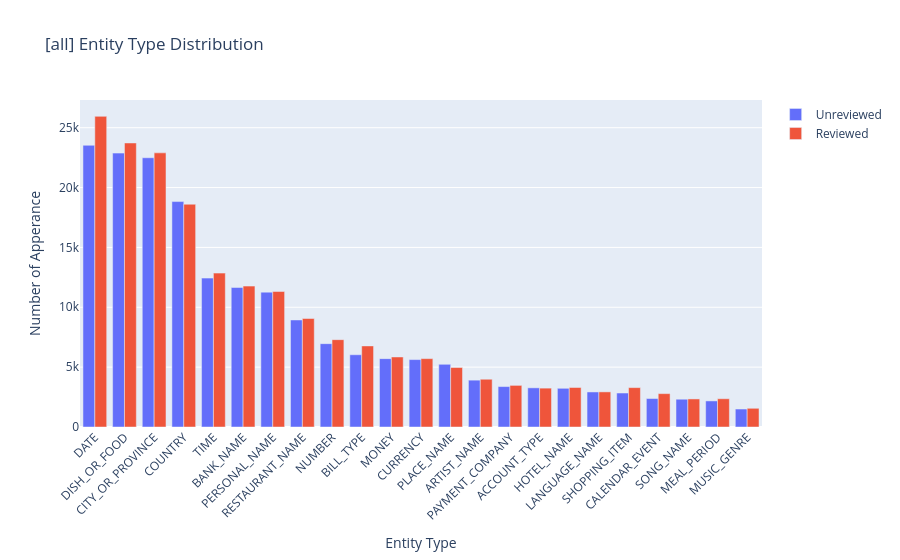
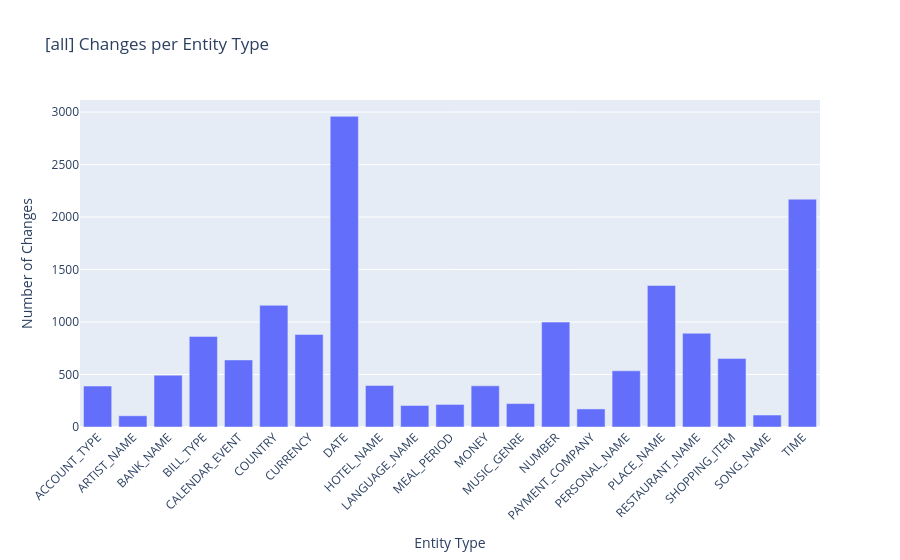
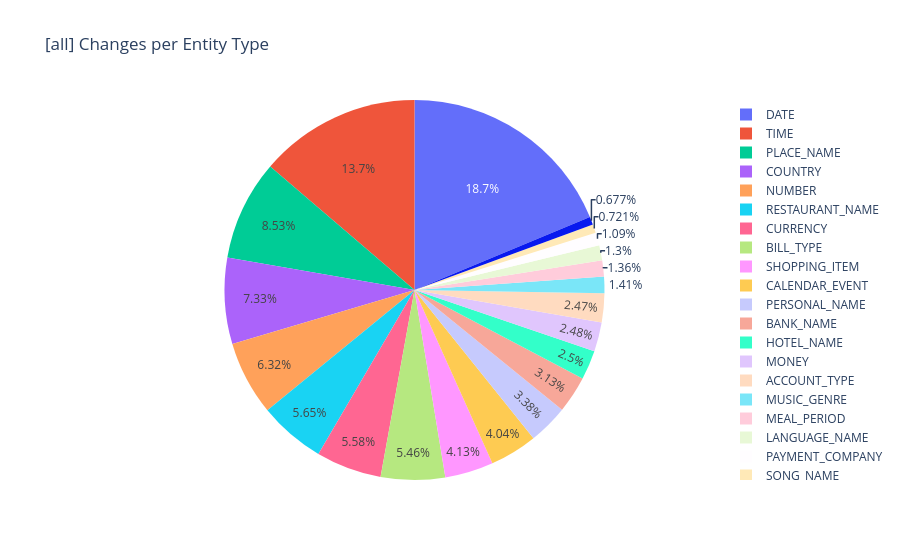
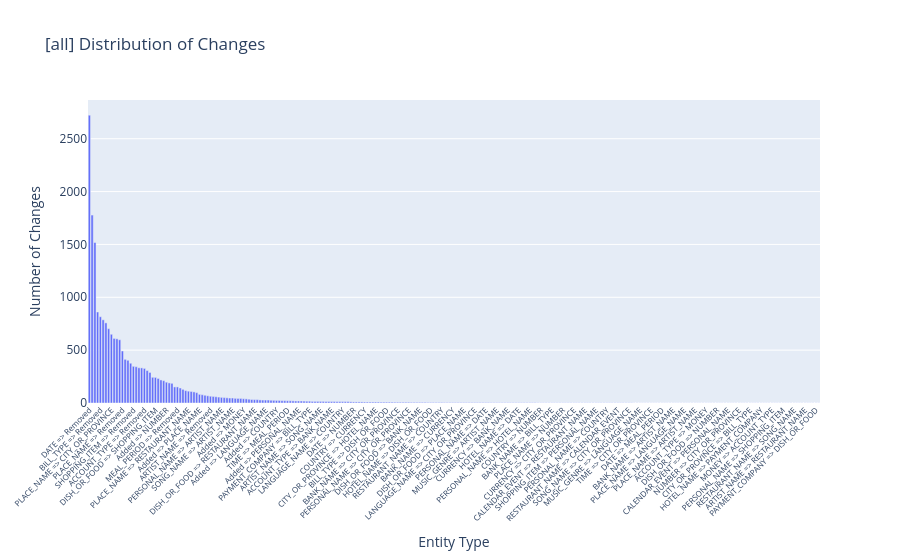

The code cell stored with these charts, in order, in its notebook:
### Markdown cell above
### Entity Analysis

### Code cell
import plotly.io as pio

pio.renderers.default = "jupyterlab+png"

from mlds.analysis_data import version_compare
from mlds.data_loader import LANGUAGES


combined_unreviewed = []
combined_reviewed = []
for lan in sorted(LANGUAGES):
    unreviewed = entity_manager.load_data(lan, reviewed=False, merged=True)
    reviewed = entity_manager.load_data(lan, reviewed=True, merged=True)

    combined_unreviewed.extend(unreviewed)
    combined_reviewed.extend(reviewed)

result = version_compare(
    combined_unreviewed, combined_reviewed, prefix="[" + "all" + "]\t", merged=True
)
result = version_compare(
    combined_unreviewed, combined_reviewed, majority=True, prefix="[" + "all" + "]\t", merged=True
)

### Figure 1 — Plotly figure (JSON) as saved in the notebook; plotly's stock layout.template omitted (floating-point values rounded to 4 significant figures)
{"data": [{"name": "Unreviewed", "type": "bar", "x": ["DATE", "DISH_OR_FOOD", "CITY_OR_PROVINCE", "COUNTRY", "TIME", "BANK_NAME", "PERSONAL_NAME", "RESTAURANT_NAME", "NUMBER", "BILL_TYPE", "MONEY", "CURRENCY", "PLACE_NAME", "ARTIST_NAME", "PAYMENT_COMPANY", "ACCOUNT_TYPE", "HOTEL_NAME", "LANGUAGE_NAME", "SHOPPING_ITEM", "CALENDAR_EVENT", "SONG_NAME", "MEAL_PERIOD", "MUSIC_GENRE"], "y": [23529, 22876, 22488, 18829, 12436, 11649, 11265, 8939, 6960, 6034, 5710, 5630, 5238, 3913, 3377, 3271, 3232, 2927, 2838, 2377, 2320, 2178, 1501]}, {"name": "Reviewed", "type": "bar", "x": ["DATE", "DISH_OR_FOOD", "CITY_OR_PROVINCE", "COUNTRY", "TIME", "BANK_NAME", "PERSONAL_NAME", "RESTAURANT_NAME", "NUMBER", "BILL_TYPE", "MONEY", "CURRENCY", "PLACE_NAME", "ARTIST_NAME", "PAYMENT_COMPANY", "HOTEL_NAME", "SHOPPING_ITEM", "ACCOUNT_TYPE", "LANGUAGE_NAME", "CALENDAR_EVENT", "MEAL_PERIOD", "SONG_NAME", "MUSIC_GENRE"], "y": [25947, 23723, 22897, 18608, 12853, 11768, 11316, 9062, 7295, 6772, 5848, 5711, 4968, 3989, 3476, 3300, 3289, 3247, 2933, 2787, 2360, 2344, 1563]}], "layout": {"title": {"text": "[all]\tEntity Type Distribution"}, "xaxis": {"tickangle": -45, "title": {"text": "Entity Type"}}, "yaxis": {"title": {"text": "Number of Apperance"}}}}

### Figure 2 — Plotly figure (JSON) as saved in the notebook; plotly's stock layout.template omitted (floating-point values rounded to 4 significant figures)
{"data": [{"type": "bar", "x": ["ACCOUNT_TYPE", "ARTIST_NAME", "BANK_NAME", "BILL_TYPE", "CALENDAR_EVENT", "COUNTRY", "CURRENCY", "DATE", "HOTEL_NAME", "LANGUAGE_NAME", "MEAL_PERIOD", "MONEY", "MUSIC_GENRE", "NUMBER", "PAYMENT_COMPANY", "PERSONAL_NAME", "PLACE_NAME", "RESTAURANT_NAME", "SHOPPING_ITEM", "SONG_NAME", "TIME"], "y": [390, 107, 494, 863, 639, 1159, 882, 2959, 395, 205, 215, 392, 223, 999, 172, 535, 1348, 893, 652, 114, 2170]}], "layout": {"title": {"text": "[all]\tChanges per Entity Type"}, "xaxis": {"tickangle": -45, "title": {"text": "Entity Type"}}, "yaxis": {"title": {"text": "Number of Changes"}}}}

### Figure 3 — Plotly figure (JSON) as saved in the notebook; plotly's stock layout.template omitted (floating-point values rounded to 4 significant figures)
{"data": [{"labels": ["ACCOUNT_TYPE", "ARTIST_NAME", "BANK_NAME", "BILL_TYPE", "CALENDAR_EVENT", "COUNTRY", "CURRENCY", "DATE", "HOTEL_NAME", "LANGUAGE_NAME", "MEAL_PERIOD", "MONEY", "MUSIC_GENRE", "NUMBER", "PAYMENT_COMPANY", "PERSONAL_NAME", "PLACE_NAME", "RESTAURANT_NAME", "SHOPPING_ITEM", "SONG_NAME", "TIME"], "type": "pie", "values": [390, 107, 494, 863, 639, 1159, 882, 2959, 395, 205, 215, 392, 223, 999, 172, 535, 1348, 893, 652, 114, 2170]}], "layout": {"title": {"text": "[all]\tChanges per Entity Type"}}}

### Figure 4 — Plotly figure (JSON) as saved in the notebook; plotly's stock layout.template omitted (floating-point values rounded to 4 significant figures; data arrays with more than 128 entries replaced by an {"elided": "..."} marker saying what was removed)
{"data": [{"type": "bar", "x": {"elided": "266 str values"}, "y": {"elided": "266 int values"}}], "layout": {"title": {"text": "[all]\tDistribution of Changes"}, "xaxis": {"tickangle": -45, "tickfont": {"size": 8}, "title": {"text": "Entity Type"}}, "yaxis": {"title": {"text": "Number of Changes"}}}}
